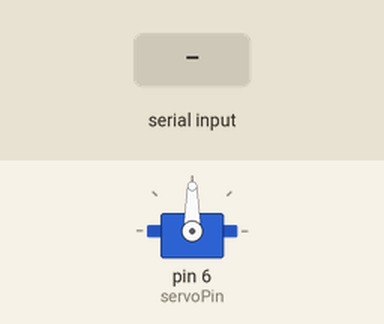
The sketch below on a simulated Arduino Uno, built with avr-gcc and run on an emulated ATmega328P. Shown: servo. The test bench sets the inputs (shaded band). What the sketch prints to the serial monitor is not drawn.

Above: at 1.2 s.
1.3 s: "90" received over the second serial link
At 2.3 s:
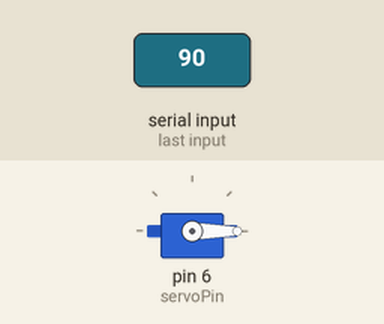
4.3 s: "180" received over the second serial link
At 5.8 s:
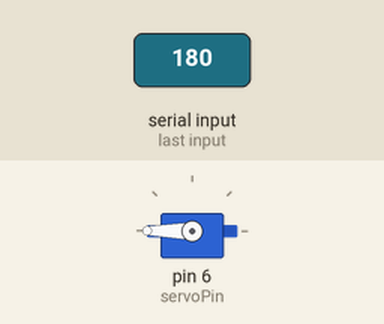
Timing chart, 0 to 7.3 s (numbered marks = the images above; inputs shaded):
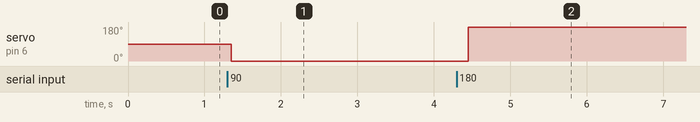

Measured:
- after the input at 1.3 s, servo on pin 6 (servoPin): 90° → 0° after 0.05 s
- after the input at 4.3 s, servo on pin 6 (servoPin): 0° → 180° after 0.15 s

The sketch:

112.ino
```cpp
#include <SoftwareSerial.h>        // 블루투스 시리얼 통신 라이브러리 추가
#include <Servo.h>
#define BT_RXD 8
#define BT_TXD 7
int servoPin = 6;
SoftwareSerial bluetooth(BT_RXD, BT_TXD);
String myString="";
Servo servo;

void setup() {
  Serial.begin(9600);
  bluetooth.begin(9600);                         // 블루투스 통신 시작
  servo.attach(servoPin);
}
void loop() {
  if (bluetooth.available()) {        // 블루투스에서 보낸 내용은 시리얼모니터로 전송
    Serial.write(bluetooth.read());
  }
  if (Serial.available()) {           // 시리얼모니터에서 보낸 내용은 블루투스로 전송
    bluetooth.write(Serial.read());
  }

while(bluetooth.available())  //mySerial 값이 있으면
  {
    char myChar = (char)bluetooth.read();  //bluetooth int형식의 값을 char형식으로 변환
    myString+=myChar;   //수신되는 문자열을 myString에 모두 붙임 (1바이트씩 전송되는 것을 모두 붙임)
    delay(50);           //수신 문자열 끊김 방지
  }

  if(!myString.equals(""))  //myString 값이 있다면
  {
  if(myString=="90")  //다른 기기에서 입력한 값이 90이면
      {
      Serial.println("입력값 : " +myString);
     servo.write(90);
     myString="";
      }

    else if(myString=="180")  //다른 기기에서 연결한 값이 180이면
      {
      Serial.println("입력값 : " +myString);
     servo.write(180);
     myString="";
      }

     else if(myString=="0")  //다른 기기에서 연결한 값이 0이면
      {
      Serial.println("입력값 : "+myString);
     servo.write(0);
     myString="";
      }

    myString="";
  }

}
```
